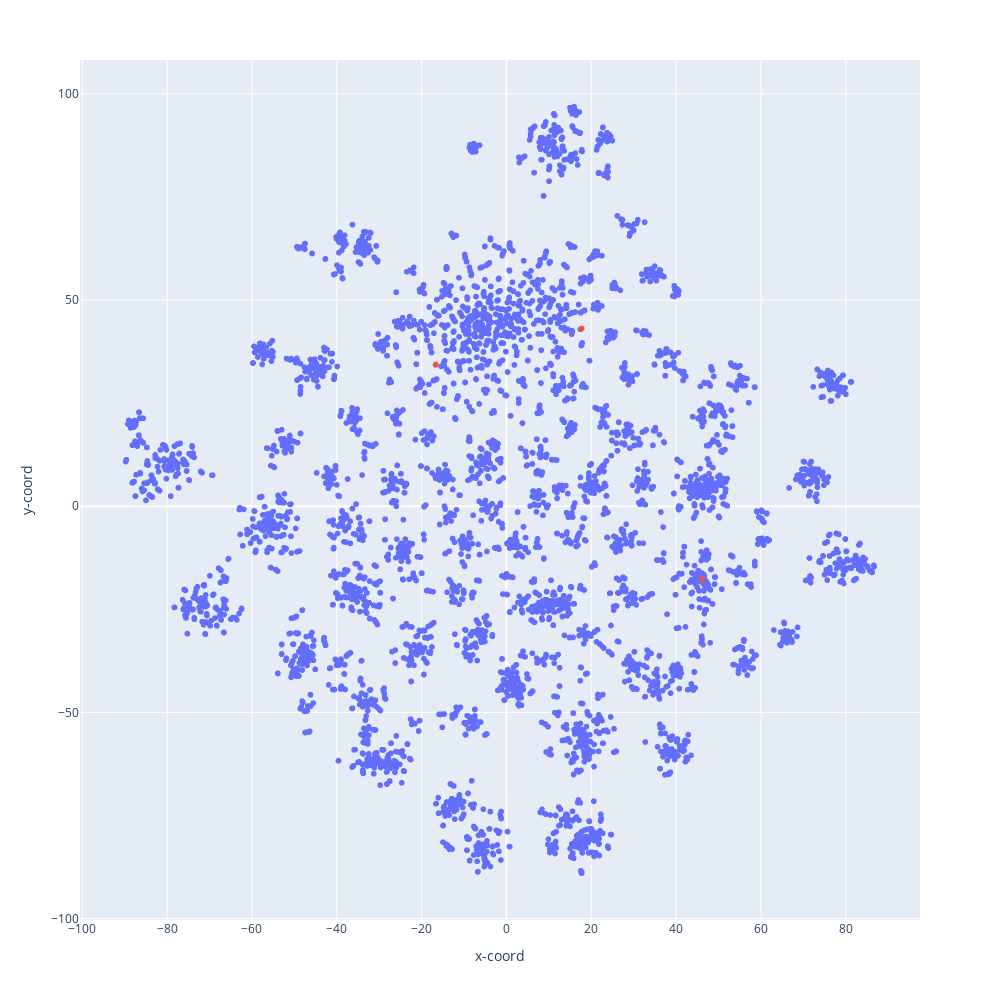

Notebook code cell kept with this figure:
### Code cell
# learning object locator

scat = px.scatter(highlighted_objects, x='x-coord', y='y-coord', color='colors', hover_data={
    'x-coord': False,
    'y-coord': False,
    'colors': False,
    'title': True
}, width=1000, height=1000)

scat.update_layout(showlegend=False)

### Figure 1 — Plotly figure (JSON) as saved in the notebook; plotly's stock layout.template omitted (floating-point values rounded to 4 significant figures; data arrays with more than 128 entries replaced by an {"elided": "..."} marker saying what was removed)
{"data": [{"customdata": {"elided": "6201x2 str values"}, "hovertemplate": "title=%{customdata[1]}<extra></extra>", "legendgroup": "(0,0,0)", "marker": {"color": "#636efa", "symbol": "circle"}, "mode": "markers", "name": "(0,0,0)", "showlegend": true, "type": "scattergl", "x": {"elided": "6201 float values"}, "xaxis": "x", "y": {"elided": "6201 float values"}, "yaxis": "y"}, {"customdata": [["(255,0,0)", "Stress Management Balance"], ["(255,0,0)", "Public Speaking"], ["(255,0,0)", "Virtual Team Communication"]], "hovertemplate": "title=%{customdata[1]}<extra></extra>", "legendgroup": "(255,0,0)", "marker": {"color": "#EF553B", "symbol": "circle"}, "mode": "markers", "name": "(255,0,0)", "showlegend": true, "type": "scattergl", "x": [46.17, -16.66, 17.75], "xaxis": "x", "y": [-17.66, 34.37, 43.08], "yaxis": "y"}], "layout": {"height": 1000, "legend": {"title": {"text": "colors"}, "tracegroupgap": 0}, "margin": {"t": 60}, "showlegend": false, "width": 1000, "xaxis": {"anchor": "y", "domain": [0, 1], "title": {"text": "x-coord"}}, "yaxis": {"anchor": "x", "domain": [0, 1], "title": {"text": "y-coord"}}}}
